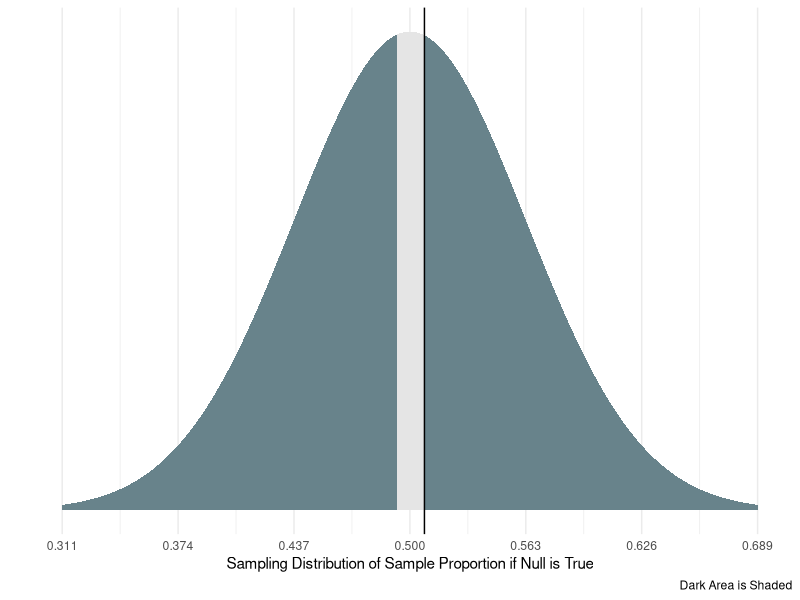
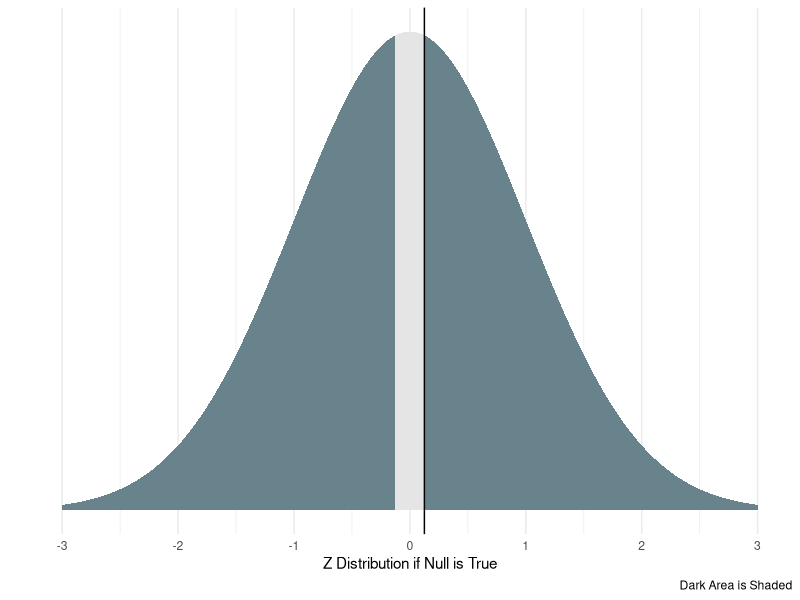
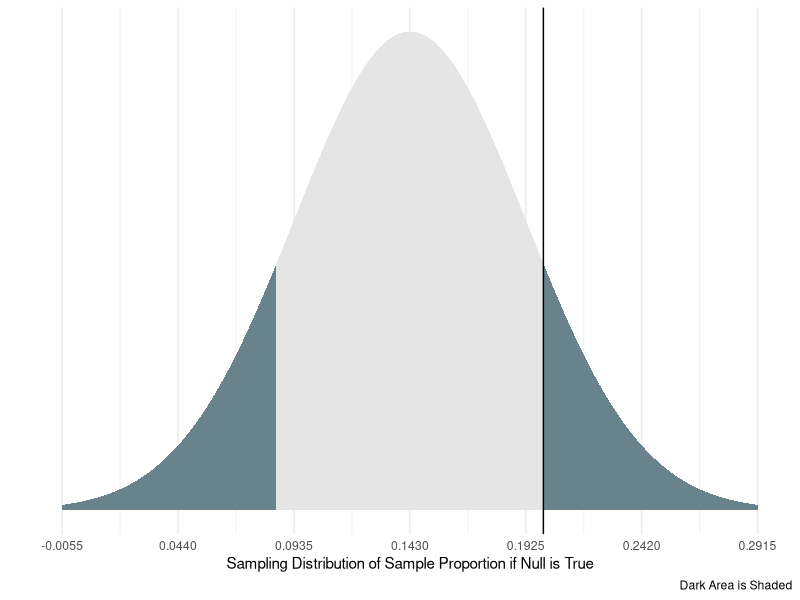

The R source for these figures, in order:
## ---- chunk 1
library(ggplot2)
library(tidyverse)
mu2 <- 0.5; sigma2 <- 0.063

ggplot(data = NULL, aes(c(mu2 - 3 * sigma2, mu2 + 3 * sigma2))) +
  geom_area(stat = "function", fun = dnorm,
            args = list(mean = mu2, sd = sigma2), fill = "lightblue4",
            xlim = c(mu2 - 3 * sigma2, 0.4932)) +
    geom_area(stat = "function", fun = dnorm, fill = "grey90",
            xlim = c(0.4932, 0.5079),
            args = list(mean = mu2, sd = sigma2)) +
  geom_area(stat = "function", fun = dnorm, fill = "lightblue4",
            xlim = c(0.5079, mu2 + 3 * sigma2),
            args = list(mean = mu2, sd = sigma2)) +
  labs(x = "Sampling Distribution of Sample Proportion if Null is True", y = "") +
  geom_vline(aes(xintercept = 0.5079)) +
  scale_y_continuous(breaks = NULL) +
  scale_x_continuous(breaks = c(mu2 - 3 * sigma2, 
                                mu2 - 2 * sigma2,
                                mu2 - sigma2,
                                mu2,
                                mu2 + sigma2, 
                                mu2 + 2 * sigma2,
                                mu2 + 3 * sigma2)) +
  theme_minimal() +
  labs(caption = "Dark Area is Shaded")
## ---- chunk 2
mu2 <- 0; sigma2 <- 1; X <- 0.125

ggplot(data = NULL, aes(c(mu2 - 3 * sigma2, mu2 + 3 * sigma2))) +
  geom_area(stat = "function", fun = dnorm,
            args = list(mean = mu2, sd = sigma2), fill = "lightblue4",
            xlim = c(mu2 - 3 * sigma2, -abs(X))) +
    geom_area(stat = "function", fun = dnorm, fill = "grey90",
            xlim = c(-abs(X), abs(X)),
            args = list(mean = mu2, sd = sigma2)) +
  geom_area(stat = "function", fun = dnorm, fill = "lightblue4",
            xlim = c(abs(X), mu2 + 3 * sigma2),
            args = list(mean = mu2, sd = sigma2)) +
  labs(x = "Z Distribution if Null is True", y = "") +
  geom_vline(aes(xintercept = X)) +
  scale_y_continuous(breaks = NULL) +
  scale_x_continuous(breaks = c(mu2 - 3 * sigma2, 
                                mu2 - 2 * sigma2,
                                mu2 - sigma2,
                                mu2,
                                mu2 + sigma2, 
                                mu2 + 2 * sigma2,
                                mu2 + 3 * sigma2)) +
  theme_minimal() +
  labs(caption = "Dark Area is Shaded")
## ---- chunk 3
library(ggplot2)
library(tidyverse)
mu2 <- (1 / 7) |> round(3); sigma2 <- 0.0495; X <- 0.2

ggplot(data = NULL, aes(c(mu2 - 3 * sigma2, mu2 + 3 * sigma2))) +
  geom_area(stat = "function", fun = dnorm,
            args = list(mean = mu2, sd = sigma2), fill = "lightblue4",
            xlim = c(mu2 - 3 * sigma2, 0.086)) +
    geom_area(stat = "function", fun = dnorm, fill = "grey90",
            xlim = c(0.086, 0.2),
            args = list(mean = mu2, sd = sigma2)) +
  geom_area(stat = "function", fun = dnorm, fill = "lightblue4",
            xlim = c(0.2, mu2 + 3 * sigma2),
            args = list(mean = mu2, sd = sigma2)) +
  labs(x = "Sampling Distribution of Sample Proportion if Null is True", y = "") +
  geom_vline(aes(xintercept = 0.2)) +
  scale_y_continuous(breaks = NULL) +
  scale_x_continuous(breaks = c(mu2 - 3 * sigma2, 
                                mu2 - 2 * sigma2,
                                mu2 - sigma2,
                                mu2,
                                mu2 + sigma2, 
                                mu2 + 2 * sigma2,
                                mu2 + 3 * sigma2)) +
  theme_minimal() +
  labs(caption = "Dark Area is Shaded")
